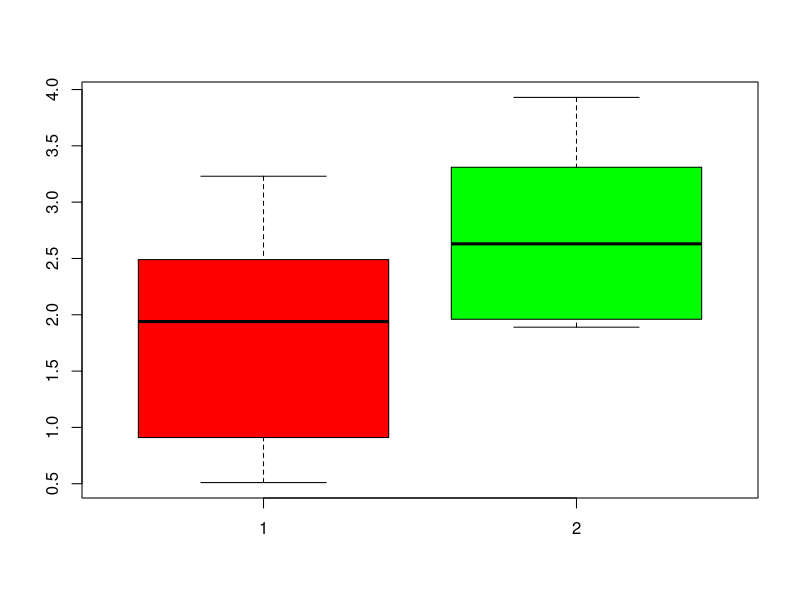

The R source for this figure:
## ---- chunk 1
summary(iris$Sepal.Length)
tapply(iris$Sepal.Length,
       INDEX = iris$Species,
       FUN = "summary")
## ---- chunk 2
quantile(iris$Sepal.Length)
quantile(iris$Sepal.Length,
         probs = c(0, 0.2, 0.4, 0.6, 0.8, 1))
tapply(iris$Sepal.Length,
       INDEX = iris$Species, 
       FUN = "quantile")
## ---- chunk 3
fivenum(iris$Sepal.Length)
tapply(iris$Sepal.Length,
       INDEX = iris$Species,
       FUN = "fivenum")
## ---- chunk 4
skewness = function(x) {
	x <- x[!is.na(x)]
	m3 = mean((x-mean(x))^3)
	skew = m3/(sd(x)^3)
	skew
}
## ---- chunk 5
dnorm(5, mean = 3, sd = 1)
rnorm(5, mean = 5, sd = 5)
## ---- chunk 6
runif(6, min = 10, max = 20)
qunif(c(0.25, 0.5, 0.75), min = 0, max = 1)
## ---- chunk 7
rpois(6, lambda = 10)
qpois(c(0.25, 0.5, 0.75), lambda = 5)
## ---- chunk 8
A <- c(1.40,3.23,1.60,0.91,2.28,2.49,0.74,0.51,3.15,2.47)
B <- c(3.18,1.96,1.89,3.31,3.93,1.91,3.64,2.78,2.48,2.03)

boxplot(A, B, col = c("red", "green"))
## ---- chunk 9
t.test(A, B, paired = FALSE)
## ---- chunk 10
aux <- t.test(A, B, paired = FALSE)
## ---- chunk 11
var.test(A, B)
## ---- chunk 12
aux <- var.test(A, B)
## ---- chunk 13
t.test(A, B, paired = FALSE, var.equal = TRUE)
## ---- chunk 14
aux <- t.test(A, B, paired = FALSE, var.equal = TRUE)
